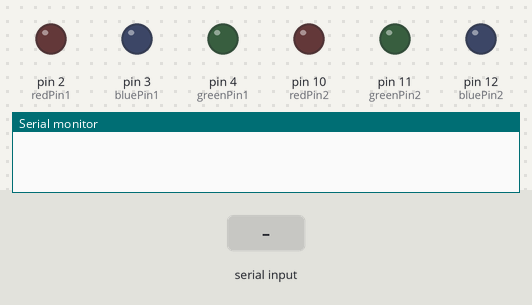
A sketch run on a simulated Arduino Uno, built with avr-gcc and run on an emulated ATmega328P. Parts: output pins drawn as LEDs (lit = HIGH), the last lines printed to the serial monitor. The inputs (shaded band) are chosen by the test bench.

Above: at 1.2 s.
1.3 s: "30,150\n" received over Serial
At 1.6 s:
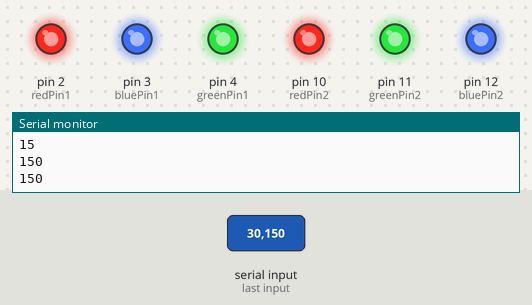
2.8 s: "R" received over Serial
At 4.0 s:
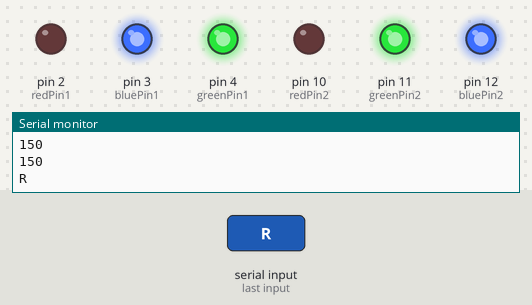
4.3 s: "B" received over Serial
At 5.2 s:
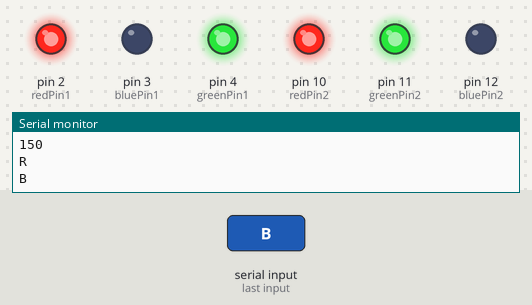
5.8 s: "G" received over Serial
At 6.3 s:
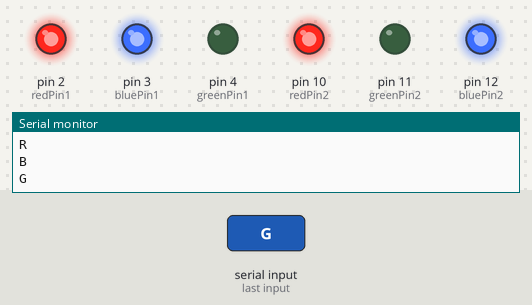
7.3 s: "90,45\n" received over Serial
At 8.3 s:
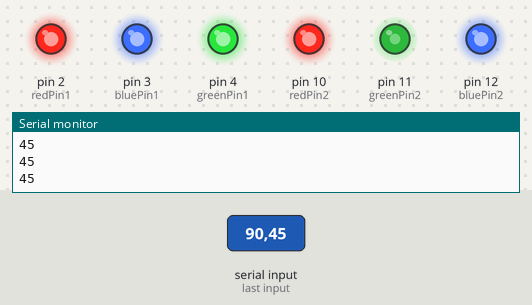
8.8 s: "90\n" received over Serial
At 9.2 s:
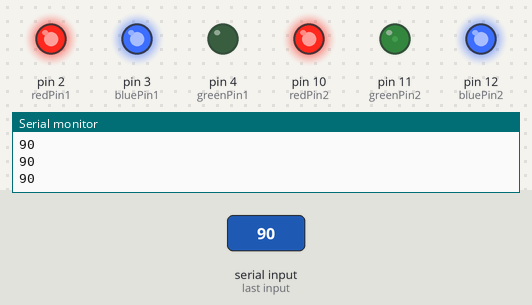
Timing chart, 0 to 11.3 s (numbered marks = the images above; inputs shaded):
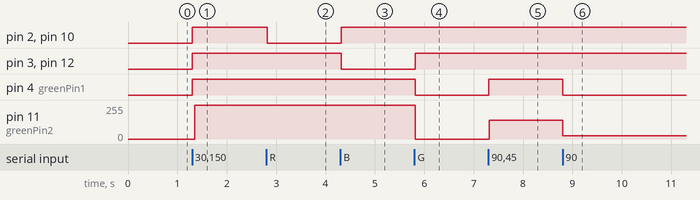

Measured:
- after the input at 1.3 s, pin 2 (redPin1), pin 3 (bluePin1), pin 4 (greenPin1), pin 10 (redPin2), pin 12 (bluePin2): LOW → HIGH at once; pin 11 (greenPin2): 0/255 → 255/255 after 0.05 s
- after the input at 2.8 s, pin 2 (redPin1), pin 10 (redPin2): HIGH → LOW at once
- after the input at 4.3 s, pin 2 (redPin1), pin 10 (redPin2): LOW → HIGH at once; pin 3 (bluePin1), pin 12 (bluePin2): HIGH → LOW at once
- after the input at 5.8 s, pin 3 (bluePin1), pin 12 (bluePin2): LOW → HIGH at once; pin 4 (greenPin1): HIGH → LOW at once; pin 11 (greenPin2): 255/255 → 0/255 at once
- after the input at 7.3 s, pin 4 (greenPin1): LOW → HIGH at once; pin 11 (greenPin2): 0/255 → 141/255 at once
- after the input at 8.8 s, pin 4 (greenPin1): HIGH → LOW at once; pin 11 (greenPin2): 141/255 → 26/255 at once

The sketch:

Line_RGB_final.ino
```cpp
String readString;
char c ;
const int redPin1 = 2;
const int greenPin1 = 4;
const int bluePin1 = 3;
const int redPin2 = 10;
const int greenPin2 = 11;
const int bluePin2 = 12;

int red1 ;
int blue1 ;
int green1 ;
int red2;
int blue2;
int green2;

int Fade ;


void setup() {

  Serial.begin(9600);

  pinMode(redPin1, OUTPUT);
  pinMode(greenPin1, OUTPUT);
  pinMode(bluePin1, OUTPUT);
  pinMode(redPin2, OUTPUT);
  pinMode(greenPin2, OUTPUT);
  pinMode(bluePin2, OUTPUT);
}

void loop() {


  while(!Serial.available()) {}

  // serial read section
    readString = "";

  while (Serial.available())
  {
    //delay(1);
    delayMicroseconds(900);

    if (Serial.available()>0)
    {
      c= Serial.read();
      readString += c;

    }

    if (readString.length()>0)
    { red1=0 ; green1=0 ; blue1=0 ;red2=0; green2=0;blue2=0;

      Serial.println(readString);
      if (readString == "R")
      {
        red1=255 ; green1=0 ; blue1=0 ; red2=255; green2=0; blue2=0;
        delay(20);
        readString = "";
      }
      if (readString == "B")
      {
        red1=0 ; green1=0 ; blue1=255 ;red2=0; green2=0;blue2=255;
        delay(20);
        readString = "";
      }
      if (readString == "G")
      {
        red1=0 ; green1=255 ; blue1=0 ;red2=0; green2=255;blue2=0;
        delay(20);
        readString = "";
      }

      else
      {

        if (readString.length()  == 3)
       {
        Fade = readString.toInt();
        Fade = Fade ;

        if (Fade < 101)
        {

        red1=0 ; green1 = Fade*2.55 ; blue1 = 0 ;
        red2 = 0 ; green2 = Fade*2.55 ; blue2 = 0;
        delay(2);

        }

        if ( Fade > 100 )
        {
          if (Fade < 201)
          {
            red1=0 ; green1 = 255 ; blue1 = 255/100*Fade-255 ;
            red2 = 0 ; green2 = 255 ; blue2 = 255/100*Fade-255;
            delay(2);

          }
          if (Fade > 200)
          {
            if (Fade < 256)
            {
              red1= 255*Fade/55 +927; green1 = 255 ; blue1 = 255 ;
              red2 = 255*Fade/55 +927 ; green2 = 255 ; blue2 = 255;
              delay(2);

            }
          }
        }

        if ( Fade > 255)
        {
          red1=255 ; green1=0 ; blue1=0 ; red2=255; green2=0; blue2=0;
          delay(20);
        }


        Serial.println(Fade);
        readString = "";


      }

      if (readString.length() >= 4)
      {
       readString = "";
      }
      }

  }


      red1 = 255-constrain(red1, 0, 255);
      green1 = 255-constrain(green1, 0,255);
      blue1 = 255-constrain(blue1, 0, 255);

      red2 = 255-constrain(red2, 0, 255);
      green2 = 255-constrain(green2, 0, 255);
      blue2 = 255-constrain(blue2, 0, 255);


      analogWrite(redPin1, red1);
      analogWrite(greenPin1, green1);
      analogWrite(bluePin1, blue1);
      analogWrite(redPin2, red2);
      analogWrite(greenPin2, green2);
      analogWrite(bluePin2, blue2);

  }
}
```
